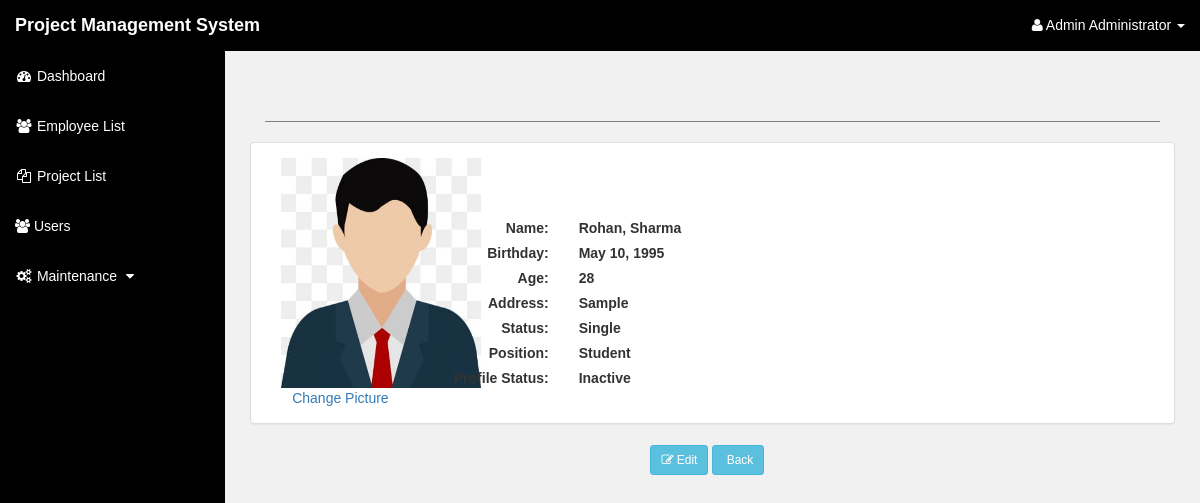
/pages/index.php?page=employee_profile&id=3 (signed in), run on the app's committed database.
### tables this page shows
CREATE TABLE `employee` (
  `eid` int(10) NOT NULL,
  `lastname` varchar(50) NOT NULL,
  `firstname` varchar(50) NOT NULL,
  `midname` varchar(50) NOT NULL,
  `bday` date NOT NULL,
  `contact_no` varchar(15) NOT NULL,
  `address` varchar(100) NOT NULL,
  `pid` int(10) NOT NULL,
  `status` varchar(30) NOT NULL,
  `gender` varchar(10) NOT NULL,
  `ecode` varchar(10) NOT NULL,
  `date_added` date NOT NULL DEFAULT current_timestamp(),
  `e_pic` varchar(100) NOT NULL,
  `io` int(5) NOT NULL
);

CREATE TABLE `position` (
  `pid` int(10) NOT NULL,
  `position` varchar(100) NOT NULL,
  `p_type` varchar(15) NOT NULL,
  `daily_rate` varchar(10) NOT NULL
);

### includes/update_modals.php (the view, shortened to what this page needs)
</div>

### pages/employee_profile.php (shortened to what this page needs)
<div class="col-md-12">
<br><br>
<hr style="border-bottom:1px solid grey"></hr>
</div>
<?php
include '../includes/db.php';
$id = $_GET['id'];
$emp_query = mysqli_query($conn,"SELECT *,CONCAT(lastname,', ',firstname,' ',midname) as name from employee natural join position  where eid= '$id'");
$row= mysqli_fetch_assoc($emp_query);
$d1 = date("Y",strtotime($row['bday']));
$d2 = date("Y");
if(date("md",strtotime($row['bday'])) > date('md') ){
	$age = ($d2 - $d1)-1;
}else{
	$age = $d2 - $d1;
}
 ?>
</div>
<div class="col-md-12">
<div class="panel panel-default">
<div class="panel-body">
	<div class="col-md-2">
	<center><img src="../images/<?php echo $row['e_pic'] ?>" width="200px" height="230px"></center>
	<center><a  href="#change_pic" data-toggle="modal">Change Picture</a></center>
	</div>
	<br>
	<br>
	<br>
	<div class="col-md-6">
	<div class="row">
		<div class="col-sm-4 text-right"><label class="control-label">Name:</label></div>
		<div class="col-sm-8 text-left"><label class="control-label"><?php echo $row['name'] ?></label></div>
	</div>
	<div class="row">
		<div class="col-sm-4 text-right"><label class="control-label">Birthday:</label></div>
		<div class="col-sm-8 text-left"><label class="control-label"><?php echo date("F d, Y",strtotime($row['bday'])) ?></label></div>
	</div>
	<div class="row">
		<div class="col-sm-4 text-right"><label class="control-label">Age:</label></div>
		<div class="col-sm-8 text-left"><label class="control-label"><?php echo $age ?></label></div>
	</div>
	<div class="row">
		<div class="col-sm-4 text-right"><label class="control-label">Address:</label></div>
		<div class="col-sm-8 text-left"><label class="control-label"><?php echo $row['address'] ?></label></div>
	</div>
	<div class="row">
		<div class="col-sm-4 text-right"><label class="control-label">Status:</label></div>
		<div class="col-sm-8 text-left"><label class="control-label"><?php echo $row['status'] ?></label></div>
	</div>
	<div class="row">
		<div class="col-sm-4 text-right"><label class="control-label">Position:</label></div>
		<div class="col-sm-8 text-left"><label class="control-label"><?php echo $row['position'] ?></label></div>
	</div>
	<?php if(!isset($_GET['dattyp'])){ ?>
		<div class="row">
		<div class="col-sm-4 text-right"><label class="control-label">Profile Status:</label></div>
		<div class="col-sm-8 text-left"><label class="control-label"><?php if($row['io'] == '1'){ echo 'Active';}else{ echo 'Inactive'; } ?></label></div>
	</div>
	<?php } ?>
</div>
</div>
</div>
</div>
<div class="col-md-12">
<div class="col-md-5"></div>
<div class="col-md-6 col-md-offset-5">
<?php if(isset($_GET['dattyp'])){ ?>
	<a href="index.php?page=employee&io=1" class="btn btn-sm btn-info"> DONE </a>
	<a href="cancel_emp.php?id=<?php echo $id ?>" class="btn btn-sm btn-info"> Cancel </a>
	<?php }else{ ?>
	<a href="#update_emp" data-toggle="modal" class="btn btn-sm btn-info"><i class="fa fa-edit"></i> Edit </a>
	<a href="index.php?page=employee&io=1" class="btn btn-sm btn-info"><i class="fa fa-"></i> Back </a>
	<?php } ?>
</div>
</div>
</div>
<?php include '../includes/update_modals.php' ?>

### asset/css/sb-admin.css (style rules this page uses)
body { margin-top: 100px; background-color: #222; }
@media (min-width:768px) { body { margin-top: 50px; } }

### asset/css/styles.css (style rules this page uses)
* { box-sizing:border-box }
body { font-family: Verdana,sans-serif; }

### pages/employee_profile.php (style rules this page uses)
.control-label { text-transform:capitalize; }

### data on the page
employee: e_pic (placeholder picture), bday "May 10, 1995", address "Sample", status "Single", pid.position "Student"

### other printed values
$_SESSION['NAME'] "Admin Administrator"
$row['name'] "Rohan, Sharma"
